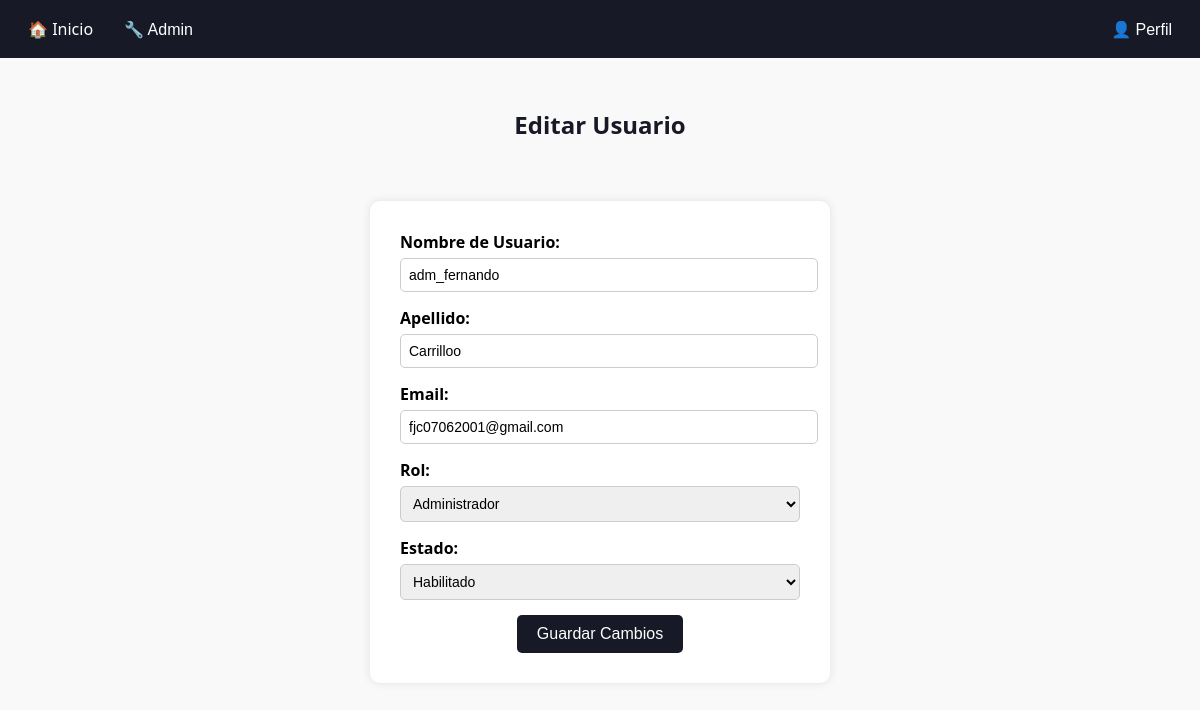
/admin/editar_usuario.php?id=5 (signed in), run on the app's committed database.
### tables this page shows
CREATE TABLE `usuarios` (
  `id_usuario` int(11) NOT NULL,
  `nombre_usuario` varchar(100) NOT NULL,
  `apellido` varchar(100) NOT NULL,
  `email` varchar(100) NOT NULL,
  `password` varchar(100) NOT NULL,
  `verificado` tinyint(1) DEFAULT 0,
  `token_verificacion` varchar(255) DEFAULT NULL,
  `fecha_verificacion` datetime DEFAULT NULL,
  `fecha_registro` datetime DEFAULT current_timestamp(),
  `fecha_modificacion` datetime DEFAULT NULL,
  `id_estado` int(11) NOT NULL,
  `id_rol` int(11) NOT NULL DEFAULT 2
);

### admin/editar_usuario.php (the view, shortened to what this page needs)
<?php
$db = new Database();
$conn = $db->obtenerConexion();
$id = $_GET['id'];
$stmt = $conn->prepare("SELECT * FROM usuarios WHERE id_usuario = :id");
$stmt->bindParam(':id', $id);
$stmt->execute();
$usuario = $stmt->fetch(PDO::FETCH_ASSOC);
$rol = $_SESSION['rol'];
?>
<!DOCTYPE html>
<html lang="es">
<head>
    <link rel="stylesheet" href="../styles/dashboard.css">
</head>
<body>
    <nav class="navbar">
        <div class="nav-left">
            <a href="../index.php">🏠 Inicio</a>
            <?php if ($rol == 1): ?>
                <div class="dropdown">
                    <button class="dropbtn">🔧 Admin</button>
                </div>
            <?php endif; ?>
        </div>
        <div class="nav-right">
            <div class="dropdown">
                <button class="dropbtn">👤 Perfil</button>
            </div>
        </div>
    </nav>
    <main class="contenido">
        <h2>Editar Usuario</h2>
        <form method="POST" class="formulario-editar">
            <label>Nombre de Usuario:</label>
            <input type="text" name="nombre_usuario" value="<?= htmlspecialchars($usuario['nombre_usuario']) ?>" required>
            <label>Apellido:</label>
            <input type="text" name="apellido" value="<?= htmlspecialchars($usuario['apellido']) ?>" required>
            <label>Email:</label>
            <input type="email" name="email" value="<?= htmlspecialchars($usuario['email']) ?>" required>
            <label>Rol:</label>
            <select name="id_rol">
                <option value="1" <?= $usuario['id_rol'] == 1 ? 'selected' : '' ?>>Administrador</option>
            </select>
            <label>Estado:</label>
            <select name="id_estado">
                <option value="1" <?= $usuario['id_estado'] == 1 ? 'selected' : '' ?>>Habilitado</option>
            </select>
            <button type="submit">Guardar Cambios</button>
        </form>
    </main>
</body>
</html>

### styles/dashboard.css (style rules this page uses)
body { margin: 0; font-family: 'Segoe UI', Tahoma, Geneva, Verdana, sans-serif; background-color: #f9f9f9; }
.navbar { display: flex; justify-content: space-between; align-items: center; background-color: #181927; padding: 10px 20px; color: white; flex-wrap: wrap; }
.navbar a, .navbar button { color: white; text-decoration: none; background: none; border: none; font-size: 16px; cursor: pointer; padding: 8px; }
.nav-left, .nav-right { display: flex; align-items: center; gap: 15px; }
.dropdown { position: relative; }
.contenido { padding: 30px; }
h1, h2 { color: #181927; text-align: center; }
.formulario-editar { max-width: 400px; margin: 60px auto; background: white; padding: 30px; border-radius: 10px; box-shadow: 0 0 10px rgba(0, 0, 0, 0.1); }
.formulario-editar label { display: block; margin-bottom: 5px; font-weight: bold; }
.formulario-editar input, .formulario-editar select { width: 100%; padding: 8px; margin-bottom: 15px; border: 1px solid #ccc; border-radius: 5px; font-size: 14px; }
.formulario-editar button { background-color: #181927; color: white; border: none; padding: 10px 20px; cursor: pointer; border-radius: 5px; font-size: 16px; display: block; margin: 0 auto; }

### data on the page
usuarios: nombre_usuario "adm_fernando", apellido "Carrilloo", email "fjc07062001@gmail.com", id_rol "Administrador", id_estado "Habilitado"
